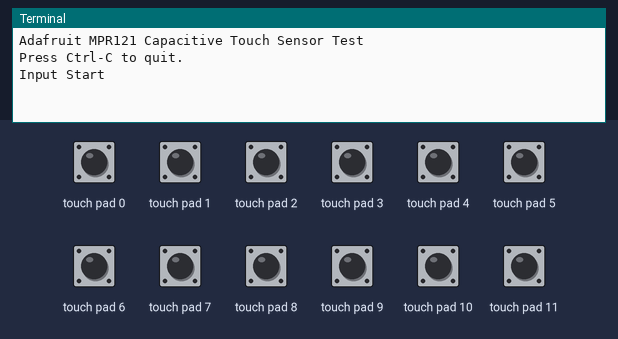
This program was run on a simulated Raspberry Pi (BCM pin numbers). Shown: the last lines printed to the terminal. Inputs (shaded band) come from the test bench; at power-on: touch pad 0–11 LOW. The clock reads 2024-03-15 10:24:30 at power-on unless the program sets it.

Above: at 1.2 s.
1.3 s: touch pad 0 pulled HIGH for 0.15 s
At 2.5 s:
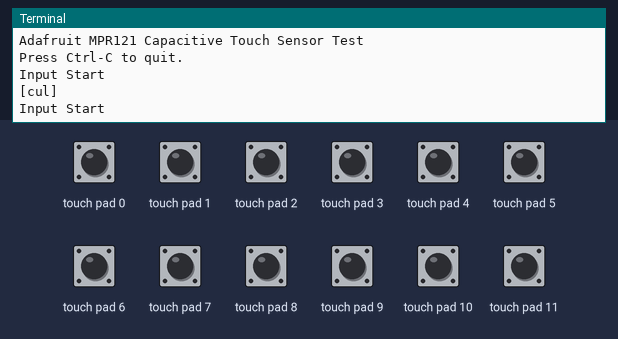
3.1 s: touch pad 1 pulled HIGH for 0.15 s
At 4.2 s:
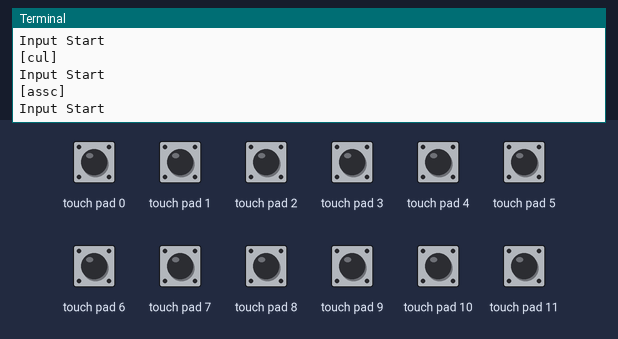
4.9 s: touch pad 2 pulled HIGH for 0.15 s
At 6.4 s:
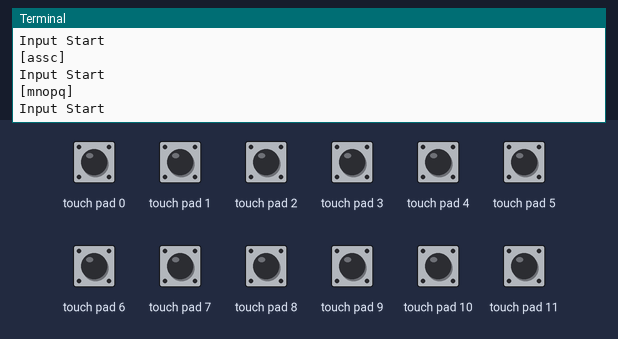
6.7 s: touch pad 3 pulled HIGH for 0.15 s
At 8.1 s:
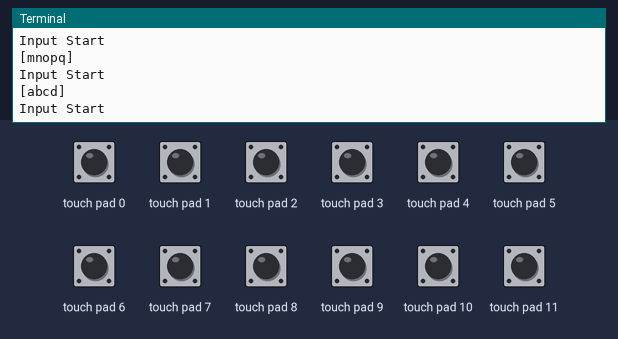
8.5 s: touch pad 4 pulled HIGH for 0.15 s
At 9.2 s:
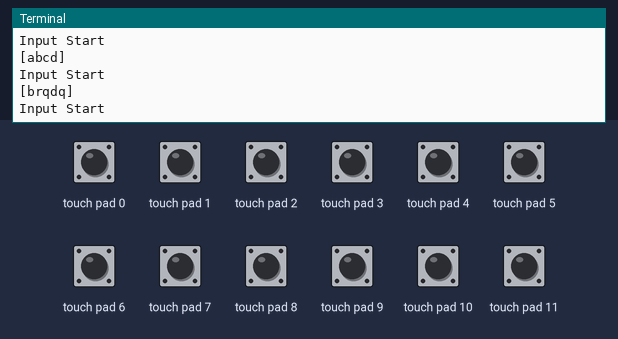
10.3 s: touch pad 5 pulled HIGH for 0.15 s
At 11.6 s:
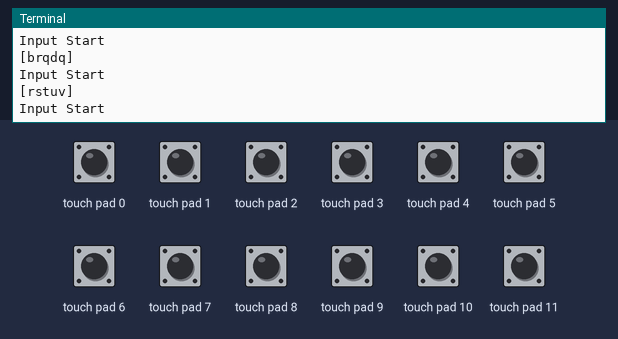

Measured:
- after the input at 1.3 s, the terminal: prints a new line after 0.31 s (image 1)
- after the input at 3.1 s, the terminal: prints a new line after 0.32 s (image 2)
- after the input at 4.9 s, the terminal: prints a new line after 0.31 s (image 3)
- after the input at 6.7 s, the terminal: prints a new line after 0.32 s (image 4)
- after the input at 8.5 s, the terminal: prints a new line after 0.31 s (image 5)
- after the input at 10.3 s, the terminal: prints a new line after 0.31 s (image 6)

The program:

flick_test.py
```python
import sys
import time
import datetime
from datetime import timedelta

import Adafruit_MPR121.MPR121 as MPR121

from flick import *
import gesture_config


print('Adafruit MPR121 Capacitive Touch Sensor Test')

cap = MPR121.MPR121()

if not cap.begin():
    print('Error initializing MPR121.  Check your wiring!')
    sys.exit(1)

wait_seconds = 300
recording = False


print('Press Ctrl-C to quit.')
last_touched = cap.touched()
while True:
    input_key_lst = []
    record = 0
    print("Input Start")
    while True:
        current_touched = cap.touched()
        if record == 0:
            record = 1
            start_time = datetime.datetime.now()
            last_now = start_time
        try:
            for i in range(12):
                pin_bit = 1 << i
                if current_touched & pin_bit and not last_touched & pin_bit:
                    last_now = datetime.datetime.now()
                    rec_time = (last_now - start_time).total_seconds() * 1000
                    if not gesture_config.key_lst[i] in input_key_lst:
                        input_key_lst.append(gesture_config.key_lst[i])
        finally:
            now = datetime.datetime.now()
        ep_time_from_last = (now - last_now).total_seconds() * 1000
        if abs(ep_time_from_last) > wait_seconds and start_time != last_now:
            break
        last_touched = current_touched
    print(input_key_lst)
    # gesture判定
    if input_key_lst != []:
        for g in gesture_config.ges_lst[gesture_config.mode - 1]:
            res = g.judge_gesture(input_key_lst)
            if res == 1:
                break

# test
# input_key_lst = [gesture_config.cul, gesture_config.klmn, gesture_config.opqrs,
#                  gesture_config.tuvw, gesture_config.space]
# print(input_key_lst)
# print(gesture_config.mode)
# if input_key_lst != []:
#     for g in gesture_config.ges_lst[gesture_config.mode - 1]:
#         res = g.judge_gesture(input_key_lst)
#         if res == 1:
#             print("Gesture Found")
#             break
# print(gesture_config.mode)
```

flick.py
```python
class Key:
    def __init__(self, pin, name, chr):
        self.pin = pin
        self.name = name
        self.chr = chr

    def __repr__(self):
        return self.name


class Gesture:
    def __init__(self, key_lst, process, output, mode, unique_key=False):
        self.key_lst = key_lst
        self.process = process
        self.output = output
        self.interval = 50
        self.mode = mode
        self.unique_key = unique_key

    def judge_gesture(self, input_lst):
        if self.unique_key:
            if self.key_lst == input_lst:
                out = self.process(self.output)
                return 1, out
            else:
                return 0, None
        else:
            if self.key_lst == input_lst[0:2]:
                out = self.process(self.output)
                return 1, out
            else:
                return 0, None
```

gesture_config.py
```python
from flick import *
#import flick
import struct

mode = 3
upper_flag = False

# Keyの宣言
# 雑実装のキー配置
# ijkl = Key(0, 'ijkl', 'u')
# delete = Key(1, 'delete', '-')
# space = Key(2, 'space', '-')
# wxyzh = Key(3, 'wxyzh', 'j')
# pcqe = Key(4, 'pcqe', 'm')
# brqdq = Key(5, 'brqdq', 'n')
# rstuv = Key(6, 'rstuv', 'h')
# assc = Key(7, 'assc', 'b')
# mnopq = Key(8, 'mnopq', 'g')
# cul = Key(9, 'cul', '-')
# abcd = Key(10, 'abcd', 't')
# efgh = Key(11, 'efgh', 'y')

# 染谷研プロトタイプのキー配置
# delete = Key(0, 'delete', '-')
# space = Key(1, 'space', '-')
# ijkl = Key(2, 'ijkl', 'u')
# wxyzh = Key(3, 'wxyzh', 'j')
# pcqe = Key(4, 'pcqe', 'm')
# efgh = Key(5, 'efgh', 'y')
# rstuv = Key(6, 'rstuv', 'h')
# brqdq = Key(7, 'brqdq', 'n')
# abcd = Key(8, 'abcd', 't')
# mnopq = Key(9, 'mnopq', 'g')
# assc = Key(10, 'assc', 'b')
# cul = Key(11, 'cul', '-')

# 完成品
delete = Key(11, 'delete', '-')
space = Key(10, 'space', '-')
ijkl = Key(9, 'ijkl', 'u')
wxyzh = Key(8, 'wxyzh', 'j')
pcqe = Key(7, 'pcqe', 'm')
efgh = Key(6, 'efgh', 'y')
rstuv = Key(5, 'rstuv', 'h')
brqdq = Key(4, 'brqdq', 'n')
abcd = Key(3, 'abcd', 't')
mnopq = Key(2, 'mnopq', 'g')
assc = Key(1, 'assc', 'b')
cul = Key(0, 'cul', '-')


# Gestureによる処理の定義
def out_cmd(code):
    print("command : {}".format(code))
    return struct.pack('b', code)


def change_mode(d):
    global mode
    # print(d)
    if d == 'r':
        mode = min(mode + 1, 3)
        print("change mode", mode)
    elif d == 'l':
        mode = max(mode - 1, 1)
        print("change mode", mode)
    return None


def out_alph(c):
    if upper_flag:
        print(str.upper(c))
        return str.upper(c)
    else:
        print(c)
        return c


def out_chr(c):
    print(c)
    return c


def out_num(n):
    print(n)
    return n


def set_upper_flag(arg):
    global upper_flag
    upper_flag = not upper_flag
    return None


# Gestureの宣言
# モード共通 0
spc = Gesture([space], out_chr, ' ', 0)
dlt = Gesture([delete], out_cmd, 8, 0)
enter = Gesture([delete, space, pcqe], out_cmd, 10, 0, True)
mode_r = Gesture([space, wxyzh, rstuv, mnopq, cul], change_mode, 'r', 0, True)
mode_l = Gesture([cul, mnopq, rstuv, wxyzh, space], change_mode, 'l', 0, True)
right = Gesture([cul, abcd, efgh, ijkl, delete], out_cmd, 7, 0, True)
left = Gesture([delete, ijkl, efgh, abcd, cul], out_cmd, 11, 0, True)

# アルファベットフリック入力モード 1
a = Gesture([abcd], out_alph, 'a', 1)
b = Gesture([abcd, cul], out_alph, 'b', 1)
c = Gesture([abcd, efgh], out_alph, 'c', 1)
d = Gesture([abcd, mnopq], out_alph, 'd', 1)
e = Gesture([efgh], out_alph, 'e', 1)
f = Gesture([efgh, abcd], out_alph, 'f', 1)
g = Gesture([efgh, ijkl], out_alph, 'g', 1)
h = Gesture([efgh, rstuv], out_alph, 'h', 1)
i = Gesture([ijkl], out_alph, 'i', 1)
j = Gesture([ijkl, efgh], out_alph, 'j', 1)
k = Gesture([ijkl, delete], out_alph, 'k', 1)
l = Gesture([ijkl, wxyzh], out_alph, 'l', 1)
m = Gesture([mnopq], out_alph, 'm', 1)
n = Gesture([mnopq, cul], out_alph, 'n', 1)
o = Gesture([mnopq, abcd], out_alph, 'o', 1)
p = Gesture([mnopq, rstuv], out_alph, 'p', 1)
q = Gesture([mnopq, assc], out_alph, 'q', 1)
r = Gesture([rstuv], out_alph, 'r', 1)
s = Gesture([rstuv, mnopq], out_alph, 's', 1)
t = Gesture([rstuv, efgh], out_alph, 't', 1)
u = Gesture([rstuv, wxyzh], out_alph, 'u', 1)
v = Gesture([rstuv, brqdq], out_alph, 'v', 1)
w = Gesture([wxyzh], out_alph, 'w', 1)
x = Gesture([wxyzh, rstuv], out_alph, 'x', 1)
y = Gesture([wxyzh, ijkl], out_alph, 'y', 1)
z = Gesture([wxyzh, space], out_alph, 'z', 1)
hyphen = Gesture([wxyzh, pcqe], out_chr, '-', 1)
at = Gesture([assc], out_chr, '@', 1)
slash = Gesture([assc, cul], out_chr, '/', 1)
sharp = Gesture([assc, mnopq], out_chr, '#', 1)
colon = Gesture([assc, brqdq], out_chr, ':', 1)
brcl = Gesture([brqdq], out_chr, '(', 1)
brcr = Gesture([brqdq, assc], out_chr, ')', 1)
quot = Gesture([brqdq, rstuv], out_chr, "'", 1)
dubquot = Gesture([brqdq, pcqe], out_chr, '"', 1)
period = Gesture([pcqe], out_chr, '.', 1)
comma = Gesture([pcqe, brqdq], out_chr, ',', 1)
question = Gesture([pcqe, wxyzh], out_chr, '?', 1)
exclam = Gesture([pcqe, space], out_chr, '!', 1)
chuplow = Gesture([cul], set_upper_flag, None, 1)

# 数字入力モード 2
zero = Gesture([cul], out_num, '0', 2)
one = Gesture([abcd], out_num, '1', 2)
two = Gesture([efgh], out_num, '2', 2)
three = Gesture([ijkl], out_num, '3', 2)
four = Gesture([mnopq], out_num, '4', 2)
five = Gesture([rstuv], out_num, '5', 2)
six = Gesture([wxyzh], out_num, '6', 2)
seven = Gesture([assc], out_num, '7', 2)
eight = Gesture([brqdq], out_num, '8', 2)
nine = Gesture([pcqe], out_num, '9', 2)

# Key list
# 雑実装のキー配置
#key_lst = [ijkl, delete, space, wxyzh, pcqe, brqdq, rstuv, assc, mnopq, cul, abcd, efgh]
# 染谷研プロトタイプのキー配置
#key_lst = [delete, space, ijkl, wxyzh, pcqe, efgh, rstuv, brqdq, abcd, mnopq, assc, cul]
key_lst = [cul, assc, mnopq, abcd, brqdq, rstuv, efgh, pcqe, wxyzh, ijkl, space, delete]

# Gesture list
ges_lst = [[spc, dlt, enter, mode_l, mode_r, right, left, a, b, c, d, e, f, g, h, i, j, k, l, m, n, o, p, q, r, s, t, u, v, w, x, y,
            z, hyphen, at, slash, sharp, colon, brcl, brcr, quot, dubquot, period, comma, question, exclam, chuplow], [spc, dlt, enter, mode_l, mode_r, right, left, zero, one, two, three, four, five, six, seven, eight, nine], [spc, dlt, enter, mode_l, mode_r, right, left]]
```
